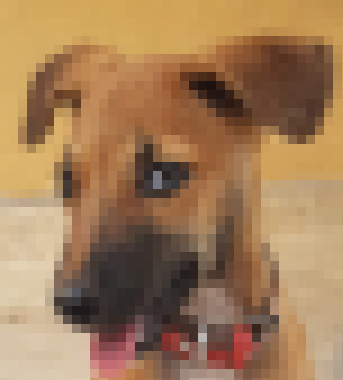
#> input picture archie_pix.jpg, 343 x 380 px
$ python codemi.py
#> lines starting #> are read from the running program, lines starting #| are printed output that depends on the picture
# -*- coding: utf-8 -*-
"""
Created on Thu Oct  7 17:17:10 2021

@author: umeshika
"""
import numpy as np #import numpy library
import matplotlib.pyplot as plt #import matplotlib for graph plotting
import datetime #import datetime for time measurements
start = datetime.datetime.now() #record the starting time of the code
"""
function to extract images and apply gridlines and its colors as wished.
The function of the code snippet is explained on the section 2.3.1.
"""
def image(data,title1, grid_size, grid="on"):
 d=data
 plt.figure()
 plt.title(title1)
 plt.imshow(d, extent=[0,d.shape[0], d.shape[1],0])

if __name__ == '__main__':

 img= plt.imread("archie_pix.jpg") #extract image info
#> img is the input picture: shape (380, 343, 3); mean R, G, B 160.2, 123.6, 87.3
 f = np.array(img) #extract image info to an array

#defining kernel
g = np.array([[1/16,1/8,1/16],
              [1/8,1/4,1/8],
              [1/16,1/8,1/16]])

image(f[:,:,0],"rr", 5) #display the first layer of image in grayscale
#> in image, `d=data`:
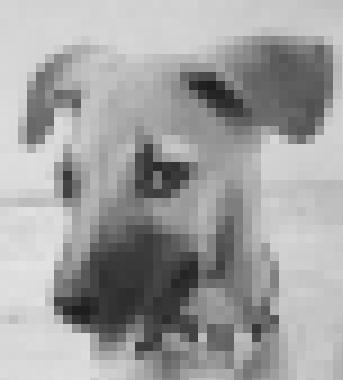
#> d: shape (380, 343); min 27, max 228, mean 160.2
image(f[:,:,1],"gg", 5) #display the second layer of image in grayscale
#> call 2 of image, with title1 = 'gg', grid_size = 5, grid = 'on'
#> in image (call 2), `d=data`:
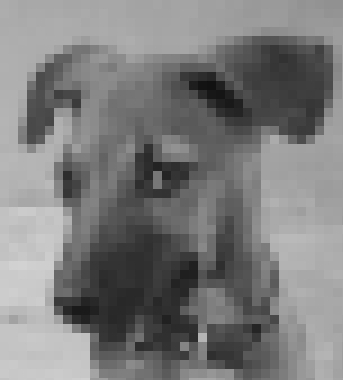
#> d: shape (380, 343); min 15, max 211, mean 123.6
image(f[:,:,2],"BB", 5) #display the third layer of image in grayscale
#> call 3 of image, with title1 = 'BB', grid_size = 5, grid = 'on'
#> in image (call 3), `d=data`:
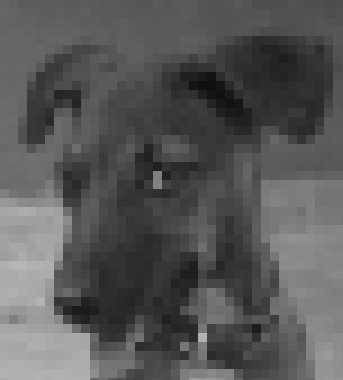
#> d: shape (380, 343); min 14, max 185, mean 87.3
g_r = np.rot90(g, 2) #reversing kernel

#define different image layers and assign to variables
f_0 = f[:,:,0]
f_1 = f[:,:,1]
f_2 = f[:,:,2]

image(g,"bbb" ,1) #display kernel
image(g_r,"bbbb", 1) #display reversed kernel

 #implement convolution for image
def conv(f):
 c = f*0
#> c: shape (380, 343); every value is 0
 for i in range(f.shape[0] - g_r.shape[0]):
  for j in range(f.shape[1] - g_r.shape[1]):
    c[i:i+g_r.shape[0],j:j+g_r.shape[1]]=np.multiply(f[i:i+g_r.shape[0], j:j+g_r.shape[1]], g_r)
    c[i,j]=np.sum(c[i:i+g_r.shape[0], j:j+g_r.shape[1]])
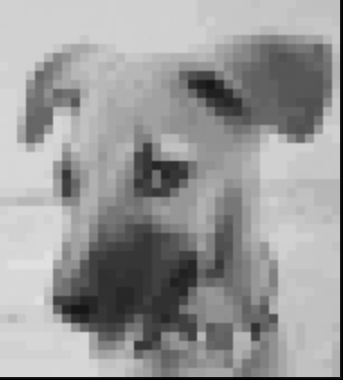
#> c: shape (380, 343); min 0, max 225, mean 153.2
#image(conv(f_0),"nnn",1)

conv(f_0) #convolution of the first layer
conv(f_1) #convolution of the second layer
#> after the loop in conv (call 2), `for i in range(f.shape[0] - g_r.shape[0]):`:
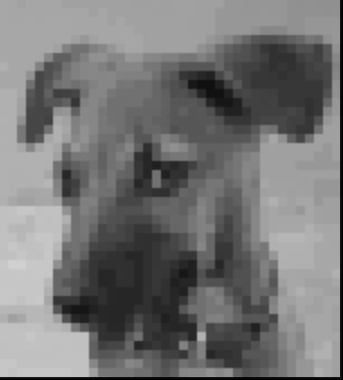
#> c: shape (380, 343); min 0, max 208, mean 117.1
conv(f_2) #convolution of the third layer
#> after the loop in conv (call 3), `for i in range(f.shape[0] - g_r.shape[0]):`:
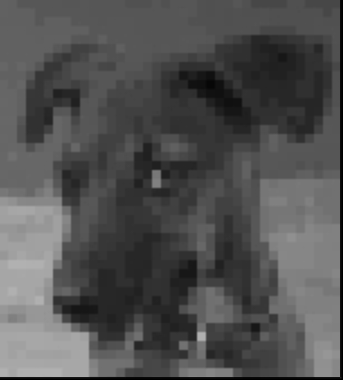
#> c: shape (380, 343); min 0, max 178, mean 81.5
result=np.stack((f_0,f_1,f_2),axis=2)
image(result,"result",100)
end = datetime.datetime.now() #calculate the ending time
print('Execution time is, ', end-start) #output execution time
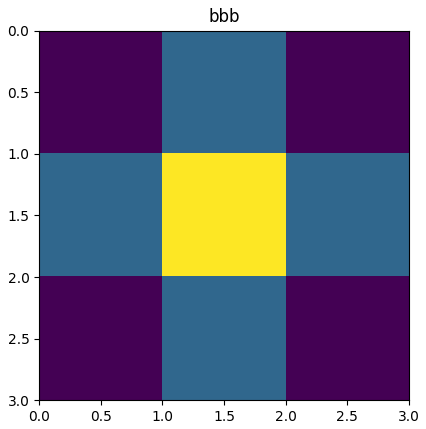
#> figure drawn by matplotlib, 1 panel
